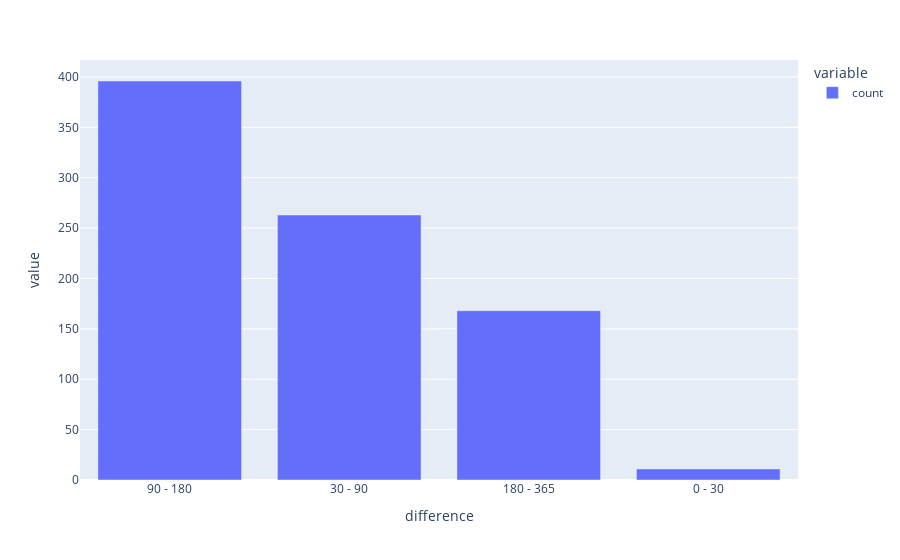

The notebook cell this image was saved under:
### Markdown cell above
Вывести на интерактивный график  категории полученные ранее с количеством уникальных клиентов в них

### Code cell
px.bar(binned_first.value_counts())

### Figure 1 — Plotly figure (JSON) as saved in the notebook; plotly's stock layout.template omitted (floating-point values rounded to 4 significant figures)
{"data": [{"alignmentgroup": "True", "hovertemplate": "variable=count<br>difference=%{x}<br>value=%{y}<extra></extra>", "legendgroup": "count", "marker": {"color": "#636efa", "pattern": {"shape": ""}}, "name": "count", "offsetgroup": "count", "orientation": "v", "showlegend": true, "textposition": "auto", "type": "bar", "x": ["90 - 180", "30 - 90", "180 - 365", "0 - 30"], "xaxis": "x", "y": [396, 263, 168, 11], "yaxis": "y"}], "layout": {"barmode": "relative", "legend": {"title": {"text": "variable"}, "tracegroupgap": 0}, "margin": {"t": 60}, "xaxis": {"anchor": "y", "domain": [0, 1], "title": {"text": "difference"}}, "yaxis": {"anchor": "x", "domain": [0, 1], "title": {"text": "value"}}}}
